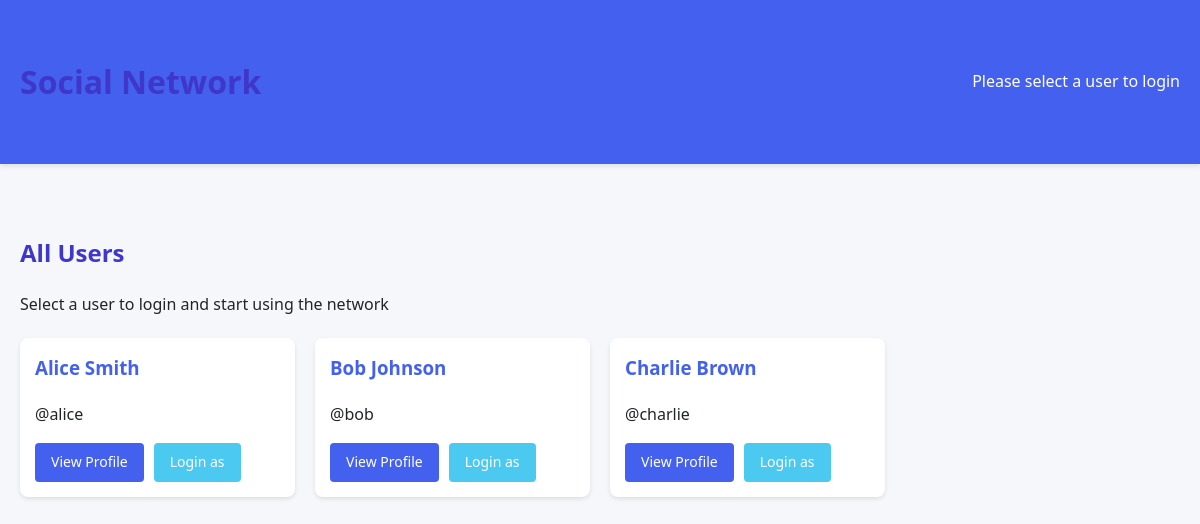
The page / on the database its author committed.
### tables this page shows
CREATE TABLE users (
                    id INTEGER PRIMARY KEY AUTOINCREMENT,
                    username TEXT UNIQUE NOT NULL,
                    name TEXT NOT NULL
                );

### app.py (the view)
@app.route('/')
def home():
    users = db.get_all_users()
    current_user = None
    if 'user_id' in session:
        current_user = db.get_user(session['user_id'])
    return render_template('index.html', users=users, current_user=current_user)

### app.py (called while the page is built)
    def _get_connection(self):
        return sqlite3.connect(self.db_name)

    def get_all_users(self) -> List[dict]:
        with self._get_connection() as conn:
            cursor = conn.cursor()
            cursor.execute('SELECT id, username, name FROM users')
            return [{'id': row[0], 'username': row[1], 'name': row[2]} for row in cursor.fetchall()]

### templates/index.html (shortened to what this page needs)
<!DOCTYPE html>
<html>
<head>
</head>
<body>
    <header>
        <div class="container header-content">
            <h1>Social Network</h1>
            <div class="login-logout">
                {% if current_user %}
                <div class="user-info">
                    <div class="avatar">{{ current_user.name|first|upper }}</div>
                    <span>{{ current_user.name }}</span>
                </div>
                <a href="{{ url_for('logout') }}" class="btn btn-danger">Logout</a>
                {% else %}
                <span>Please select a user to login</span>
                {% endif %}
            </div>
        </div>
    </header>
    <div class="container">
        {% if current_user %}
        <div class="welcome-message">
            <h2>Welcome back, {{ current_user.name }}!</h2>
            <p>What would you like to do today?</p>
            <div class="user-actions">
                <a href="{{ url_for('user_profile', user_id=current_user.id) }}" class="btn btn-primary">My Profile</a>
                <a href="{{ url_for('user_feed', user_id=current_user.id) }}" class="btn btn-success">My Feed</a>
            </div>
        </div>
        {% else %}
        <h2>All Users</h2>
        <p>Select a user to login and start using the network</p>
        {% endif %}
        <div class="user-grid">
            {% for user in users %}
            <div class="user-card {% if current_user and current_user.id == user.id %}current-user{% endif %}">
                <h3>{{ user.name }}</h3>
                <p>@{{ user.username }}</p>
                <div class="user-actions">
                    <a href="{{ url_for('user_profile', user_id=user.id) }}" class="btn btn-primary">View Profile</a>
                    {% if not current_user or current_user.id != user.id %}
                    <a href="{{ url_for('login', user_id=user.id) }}" class="btn btn-success">Login as</a>
                    {% endif %}
                </div>
            </div>
            {% endfor %}
        </div>
    </div>
</body>
</html>

### templates/index.html (style rules this page uses)
:root { --primary: #4361ee; --secondary: #3f37c9; --accent: #4895ef; --light: #f8f9fa; --dark: #212529; --success: #4cc9f0; --danger: #f72585; --warning: #f8961e; }
body { font-family: 'Segoe UI', Tahoma, Geneva, Verdana, sans-serif; line-height: 1.6; color: var(--dark); background-color: #f5f7fa; margin: 0; padding: 0; }
.container { max-width: 1200px; margin: 0 auto; padding: 20px; }
header { background-color: var(--primary); color: white; padding: 15px 0; margin-bottom: 30px; box-shadow: 0 2px 5px rgba(0, 0, 0, 0.1); }
.header-content { display: flex; justify-content: space-between; align-items: center; }
h1, h2, h3 { color: var(--secondary); }
.btn { display: inline-block; padding: 8px 16px; border: none; border-radius: 4px; cursor: pointer; text-decoration: none; font-size: 14px; transition: all 0.3s ease; }
.btn-primary { background-color: var(--primary); color: white; }
.btn-success { background-color: var(--success); color: white; }
.user-grid { display: grid; grid-template-columns: repeat(auto-fill, minmax(250px, 1fr)); gap: 20px; margin-top: 20px; }
.user-card { background: white; border-radius: 8px; padding: 15px; box-shadow: 0 2px 4px rgba(0, 0, 0, 0.1); transition: transform 0.3s ease; }
.user-card h3 { margin-top: 0; color: var(--primary); }
.user-actions { margin-top: 10px; display: flex; gap: 10px; }
.login-logout { display: flex; gap: 10px; align-items: center; }

### rows shown on the page
users: name "Alice Smith", username "alice"
users: name "Bob Johnson", username "bob"
users: name "Charlie Brown", username "charlie"
